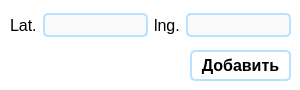
<?xml version="1.0" encoding="UTF-8"?>
<ui version="4.0">
 <class>Dialog</class>
 <widget class="QDialog" name="Dialog">
  <property name="geometry">
   <rect>
    <x>0</x>
    <y>0</y>
    <width>300</width>
    <height>90</height>
   </rect>
  </property>
  <property name="minimumSize">
   <size>
    <width>300</width>
    <height>90</height>
   </size>
  </property>
  <property name="maximumSize">
   <size>
    <width>300</width>
    <height>90</height>
   </size>
  </property>
  <property name="windowTitle">
   <string>Dialog</string>
  </property>
  <property name="styleSheet">
   <string notr="true">QWidget{
background-color: rgb(255, 255, 255);
}
QLineEdit{
border:2px solid #B8E2FF;
border-radius:5px;
background-color: rgb(250, 250, 250);
}
QLineEdit:hover{
border:2px solid #0593ff;
border-radius:5px;
}
QLineEdit:focus{
border:2px solid #0593ff;
border-radius:5px;
}
</string>
  </property>
  <widget class="QWidget" name="horizontalLayoutWidget">
   <property name="geometry">
    <rect>
     <x>10</x>
     <y>10</y>
     <width>281</width>
     <height>31</height>
    </rect>
   </property>
   <layout class="QHBoxLayout" name="horizontalLayout">
    <item>
     <widget class="QLabel" name="label">
      <property name="font">
       <font>
        <pointsize>12</pointsize>
       </font>
      </property>
      <property name="text">
       <string>Lat.</string>
      </property>
     </widget>
    </item>
    <item>
     <widget class="QLineEdit" name="lineEdit">
      <property name="minimumSize">
       <size>
        <width>0</width>
        <height>24</height>
       </size>
      </property>
     </widget>
    </item>
    <item>
     <widget class="QLabel" name="label_2">
      <property name="font">
       <font>
        <pointsize>12</pointsize>
       </font>
      </property>
      <property name="text">
       <string>lng.</string>
      </property>
     </widget>
    </item>
    <item>
     <widget class="QLineEdit" name="lineEdit_2">
      <property name="minimumSize">
       <size>
        <width>0</width>
        <height>24</height>
       </size>
      </property>
     </widget>
    </item>
   </layout>
  </widget>
  <widget class="QPushButton" name="pushButton">
   <property name="geometry">
    <rect>
     <x>190</x>
     <y>50</y>
     <width>101</width>
     <height>31</height>
    </rect>
   </property>
   <property name="font">
    <font>
     <pointsize>12</pointsize>
     <weight>75</weight>
     <bold>true</bold>
    </font>
   </property>
   <property name="styleSheet">
    <string notr="true">QPushButton{
border:2px solid #B8E2FF;
border-radius:5px;
}
QPushButton:hover{
border:2px solid #0593ff;
background-color: rgb(250, 250, 250);
border-radius:5px;
}
</string>
   </property>
   <property name="text">
    <string>Добавить</string>
   </property>
  </widget>
 </widget>
 <resources/>
 <connections/>
</ui>
